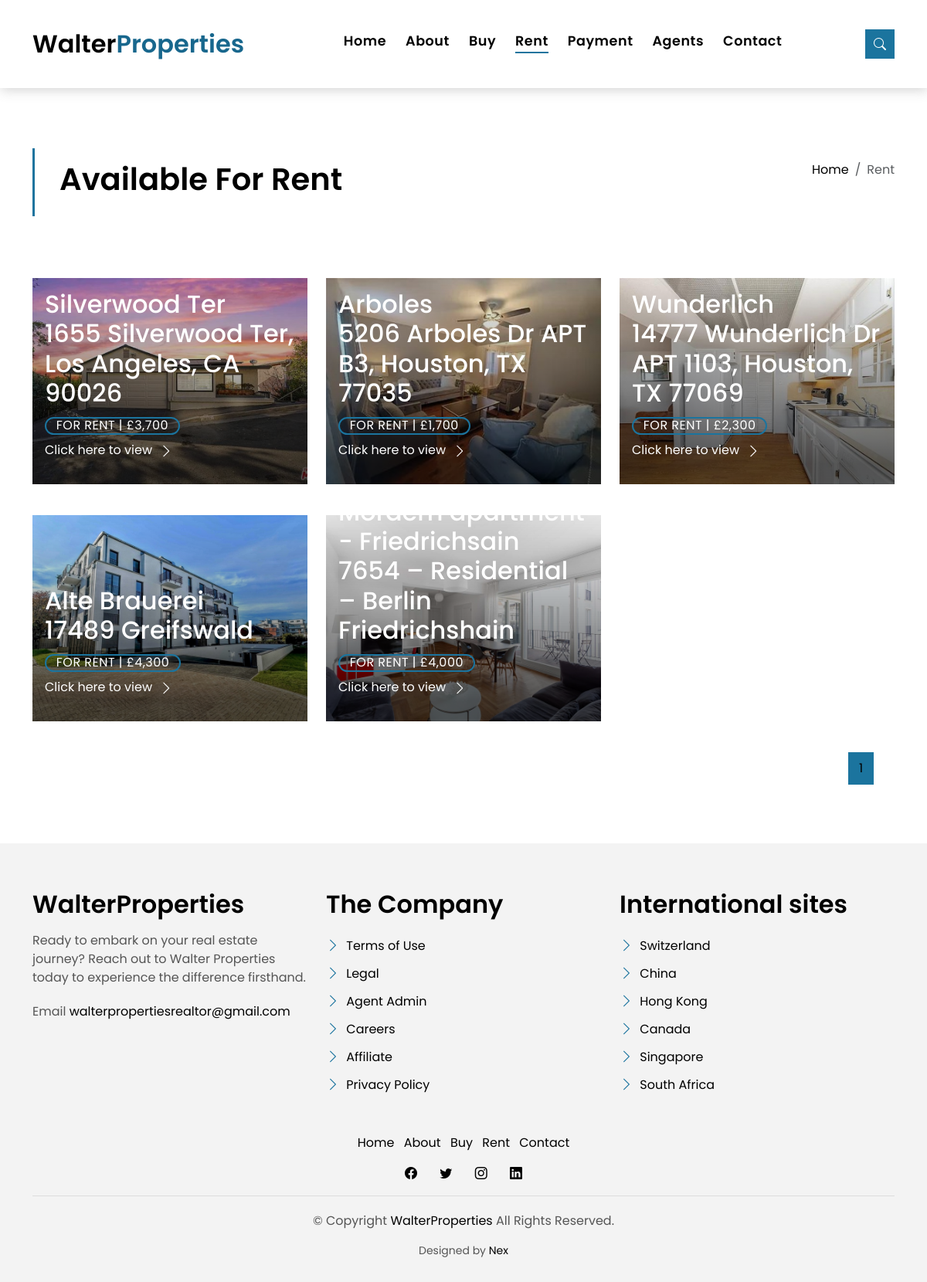
The page /rent on the database as committed earlier.
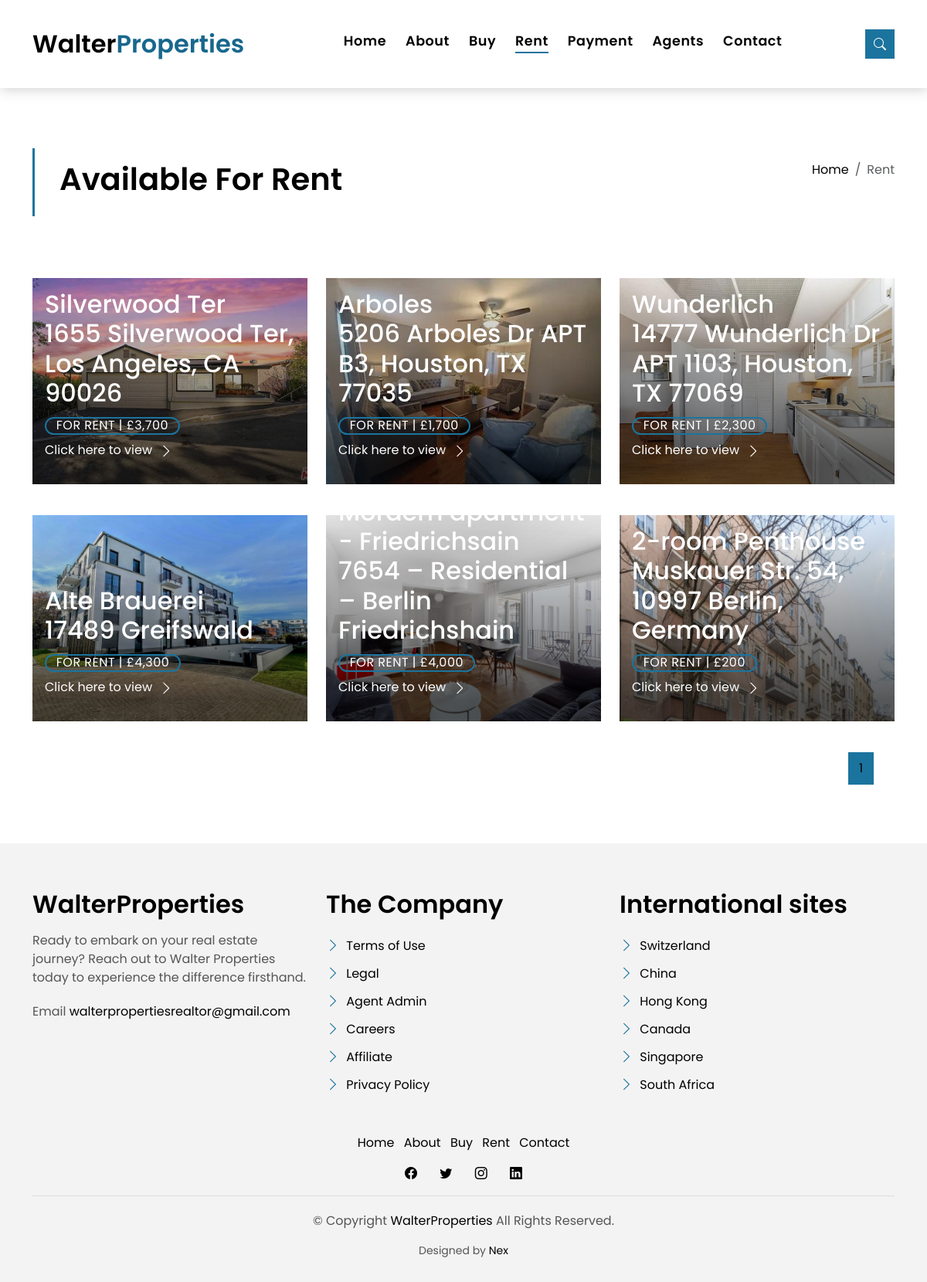
The same page on the database as committed later.
### models.py (models this page shows)
class Property(db.Model):
    id = db.Column(db.Integer, primary_key=True)
    name = db.Column(db.String(100), nullable=False)
    price = db.Column(db.String(10), nullable=False)
    property_description = db.Column(db.Text, nullable=False)
    address = db.Column(db.String(200), nullable=False)
    map_view = db.Column(db.String(200), nullable=False)
    upload_date = db.Column(db.String(200), nullable=False)
    property_status = db.Column(db.String(10), nullable=False)
    area = db.Column(db.Float)
    bathroom = db.Column(db.Integer)
    garage = db.Column(db.Integer)
    property_type = db.Column(db.String(50))
    agent_id = db.Column(db.Integer, db.ForeignKey('agent.id'), nullable=False)
    images = db.relationship('PropertyImage', backref='property', lazy=True, uselist=True, cascade='all, delete-orphan')

### server.py (the view)
@app.route("/rent")
def rent_property():
    properties = Property.query.filter_by(property_status="For Rent").all()
    image_list = []
    page = request.args.get('page', 1, type=int)
    per_page = 9
    start = (page - 1) * per_page
    end = start + per_page
    total_pages = (len(properties) + per_page - 1) // per_page
    property_on_page = properties[start:end]
    for property in property_on_page:
        print(f'Property ID{property.id}')
        images = PropertyImage.query.filter_by(property_id=property.id).all()
        if images:
            image_list.append(images[1])
    image_query = {}
    for element in image_list:
        property_id = element.property_id
        property_image_path = element.image_path.split("static/", 1)[1]
        image_query[property_id] = property_image_path
    return render_template("rent-grid.html", properties=property_on_page, images=image_query, total_pages=total_pages, page=page)

### models.py (called while the page is built)
@login_manager.request_loader
def request_loader(request):
    username = request.form.get('username')
    user = Users.query.filter_by(username=username).first()
    return user if user else None

### templates/rent-grid.html (shortened to what this page needs)
{% extends "base.html" %}
{% block content %}
  <main id="main">
    <section class="intro-single">
      <div class="container">
        <div class="row">
          <div class="col-md-12 col-lg-8">
            <div class="title-single-box">
              <h1 class="title-single">Available For Rent</h1>
            </div>
          </div>
          <div class="col-md-12 col-lg-4">
            <nav aria-label="breadcrumb" class="breadcrumb-box d-flex justify-content-lg-end">
              <ol class="breadcrumb">
                <li class="breadcrumb-item">
                  <a href="{{ url_for('home') }}">Home</a>
                </li>
                <li class="breadcrumb-item active" aria-current="page">
                  Rent
                </li>
              </ol>
            </nav>
          </div>
        </div>
      </div>
    </section>
    <section class="property-grid grid">
      <div class="container">
        {% if properties %}
        <div class="row">
          <div class="col-sm-12">
          </div>
          {% for property in properties %}
          <div class="col-md-4">
            <div class="card-box-a card-shadow">
              <div class="img-box-a">
                <img src="{{ url_for('static', filename=images[property.id]) }}" alt="Property Image" class="img-a img-fluid">
              </div>
              <div class="card-overlay">
                <div class="card-overlay-a-content">
                  <div class="card-header-a">
                    <h2 class="card-title-a">
                      <a href="{{ url_for('view_property', property_id=property.id) }}">{{ property.name }}
                        <br /> {{ property.address }}</a>
                    </h2>
                  </div>
                  <div class="card-body-a">
                    <div class="price-box d-flex">
                      <span class="price-a">For Rent | £{{ property.price }}</span>
                    </div>
                    <a href="{{ url_for('view_property', property_id=property.id) }}" class="link-a">Click here to view
                      <span class="bi bi-chevron-right"></span>
                    </a>
                  </div>
                </div>
              </div>
            </div>
          </div>
          {% endfor %}
          <div class="row">
            <div class="col-sm-12">
              <nav class="pagination-a">
                <ul class="pagination justify-content-end">
                {% set active_page = page %}
                {% for page in range(1, total_pages + 1) %}
                <li class="page-item {% if active_page == page %}active{% endif %}">
                  <a class="page-link" href="{{ url_for('rent_property', page=page) }}">{{ page }}</a>
                </li>
                {% endfor %}
                </ul>
              </nav>
            </div>
          </div>
        </div>
      </section>
      {% else %}
      <h1>No Properties Available</h1>
      {% endif %}
    </main>
  {% endblock %}
  {% set active_page = 'rent_property' %}

### templates/base.html (shortened to what this page needs)
<!DOCTYPE html>
<html lang="en">
<head>
    {% block head %}
    <link rel="stylesheet" href="https://cdnjs.cloudflare.com/ajax/libs/font-awesome/6.5.0/css/all.min.css">
    <link href="{{ url_for('static', filename='assets/vendor/animate.css/animate.min.css') }}" rel="stylesheet">
    <link href="{{ url_for('static', filename='assets/vendor/bootstrap/css/bootstrap.min.css') }}" rel="stylesheet">
    <link href="{{ url_for('static', filename='assets/vendor/bootstrap-icons/bootstrap-icons.css') }}" rel="stylesheet">
    <link href="{{ url_for('static', filename='assets/vendor/swiper/swiper-bundle.min.css') }}" rel="stylesheet">
    <link href="{{ url_for('static', filename='assets/css/style.css') }}" rel="stylesheet">
    <nav class="navbar navbar-default navbar-trans navbar-expand-lg fixed-top">
        <div class="container">
            <a class="navbar-brand text-brand" href="{{ url_for('home') }}">Walter<span
                    class="color-b">Properties</span></a>
            <div class="navbar-collapse collapse justify-content-center" id="navbarDefault">
                <ul class="navbar-nav">
                    <li class="nav-item">
                        <a class="nav-link {% if active_page == 'home' %}active{% endif %}" href="{{ url_for('home') }}">Home</a>
                    </li>
                    <li class="nav-item">
                        <a class="nav-link {% if active_page == 'about' %}active{% endif %}" href="{{ url_for('about') }}">About</a>
                    </li>
                    <li class="nav-item">
                        <a class="nav-link {% if active_page == 'buy_property' %}active{% endif %}" href="{{ url_for('buy_property') }}">Buy</a>
                    </li>
                    <li class="nav-item">
                        <a class="nav-link {% if active_page == 'rent_property' %}active{% endif %}" href="{{ url_for('rent_property') }}">Rent</a>
                    </li>
                    <li class="nav-item">
                        <a class="nav-link {% if active_page == 'make_payment' %}active{% endif %}" href="{{ url_for('make_payment', property_id=0) }}">Payment</a>
                    </li>
                    <li class="nav-item">
                        <a class="nav-link {% if active_page == 'agent' %}active{% endif %}" href="#">Agents</a>
                    </li>
                    <li class="nav-item">
                        <a class="nav-link {% if active_page == 'contact' %}active{% endif %} " href="{{ url_for('contact') }}">Contact</a>
                    </li>
                </ul>
            </div>
            <button type="button" class="btn btn-b-n navbar-toggle-box navbar-toggle-box-collapse"
                data-bs-toggle="collapse" data-bs-target="#navbarTogglerDemo01">
                <i class="bi bi-search"></i>
            </button>
        </div>
    </nav>
    {% endblock %}
</head>
<body>
    {% block content %}{% endblock %}
    {% block footer %}
    <div id="footer">
        <section class="section-footer">
            <div class="container">
                <div class="row">
                    <div class="col-sm-12 col-md-4">
                        <div class="widget-a">
                            <div class="w-header-a">
                                <h3 class="w-title-a text-brand">WalterProperties</h3>
                            </div>
                            <div class="w-body-a">
                                <p class="w-text-a color-text-a">
                                    Ready to embark on your real estate journey? Reach out to Walter Properties today to experience the difference firsthand.
                                </p>
                            </div>
                            <div class="w-footer-a">
                                <ul class="list-unstyled">
                                    <li class="color-a">
                                        <span class="color-text-a">Email</span> walterpropertiesrealtor@gmail.com
                                    </li>
                                </ul>
                            </div>
                        </div>
                    </div>
                    <div class="col-sm-12 col-md-4 section-md-t3">
                        <div class="widget-a">
                            <div class="w-header-a">
                                <h3 class="w-title-a text-brand">The Company</h3>
                            </div>
                            <div class="w-body-a">
                                <div class="w-body-a">
                                    <ul class="list-unstyled">
                                        <li class="item-list-a">
                                            <i class="bi bi-chevron-right"></i> <a href="#">Terms of Use</a>
                                        </li>
                                        <li class="item-list-a">
                                            <i class="bi bi-chevron-right"></i> <a href="#">Legal</a>
                                        </li>
                                        <li class="item-list-a">
                                            <i class="bi bi-chevron-right"></i> <a href="#">Agent Admin</a>
                                        </li>
                                        <li class="item-list-a">
                                            <i class="bi bi-chevron-right"></i> <a href="#">Careers</a>
                                        </li>
                                        <li class="item-list-a">
                                            <i class="bi bi-chevron-right"></i> <a href="#">Affiliate</a>
                                        </li>
                                        <li class="item-list-a">
                                            <i class="bi bi-chevron-right"></i> <a href="#">Privacy Policy</a>
                                        </li>
                                    </ul>
                                </div>
                            </div>
                        </div>
                    </div>
                    <div class="col-sm-12 col-md-4 section-md-t3">
                        <div class="widget-a">
                            <div class="w-header-a">
                                <h3 class="w-title-a text-brand">International sites</h3>
                            </div>
                            <div class="w-body-a">
                                <ul class="list-unstyled">
                                    <li class="item-list-a">
                                        <i class="bi bi-chevron-right"></i> <a href="#">Switzerland</a>
                                    </li>
                                    <li class="item-list-a">
                                        <i class="bi bi-chevron-right"></i> <a href="#">China</a>
                                    </li>
                                    <li class="item-list-a">
                                        <i class="bi bi-chevron-right"></i> <a href="#">Hong Kong</a>
                                    </li>
                                    <li class="item-list-a">
                                        <i class="bi bi-chevron-right"></i> <a href="#">Canada</a>
                                    </li>
                                    <li class="item-list-a">
                                        <i class="bi bi-chevron-right"></i> <a href="#">Singapore</a>
                                    </li>
                                    <li class="item-list-a">
                                        <i class="bi bi-chevron-right"></i> <a href="#">South Africa</a>
                                    </li>
                                </ul>
                            </div>
                        </div>
                    </div>
                </div>
            </div>
        </section>
        <footer>
            <div class="container">
                <div class="row">
                    <div class="col-md-12">
                        <nav class="nav-footer">
                            <ul class="list-inline">
                                <li class="list-inline-item">
                                    <a href="{{ url_for('home') }}">Home</a>
                                </li>
                                <li class="list-inline-item">
                                    <a href="{{ url_for('about') }}">About</a>
                                </li>
                                <li class="list-inline-item">
                                    <a href="{{ url_for('buy_property') }}">Buy</a>
                                </li>
                                <li class="list-inline-item">
                                    <a href="{{ url_for('rent_property') }}">Rent</a>
                                </li>
                                <li class="list-inline-item">
                                    <a href="{{ url_for('contact') }}">Contact</a>
                                </li>
                            </ul>
                        </nav>
                        <div class="socials-a">
                            <ul class="list-inline">
                                <li class="list-inline-item">
                                    <a href="#">
                                        <i class="bi bi-facebook" aria-hidden="true"></i>
                                    </a>
                                </li>
                                <li class="list-inline-item">
                                    <a href="#">
                                        <i class="bi bi-twitter" aria-hidden="true"></i>
                                    </a>
                                </li>
                                <li class="list-inline-item">
                                    <a href="#">
                                        <i class="bi bi-instagram" aria-hidden="true"></i>
                                    </a>
                                </li>
                                <li class="list-inline-item">
                                    <a href="#">
                                        <i class="bi bi-linkedin" aria-hidden="true"></i>
                                    </a>
                                </li>
                            </ul>
                        </div>
                        <div class="copyright-footer">
                            <p class="copyright color-text-a">
                                &copy; Copyright
                                <span class="color-a" >WalterProperties </span> All Rights Reserved.
                            </p>
                        </div>
                        <div class="credits">
                            Designed by <a href="#">Nex</a>
                        </div>
                    </div>
                </div>
            </div>
        </footer>
    </div>
    {% endblock %}
</body>
</html>

Rows that differ between the two databases and show on the page:
added Property: shows a picture, name "2-room Penthouse", address "Muskauer Str. 54, 10997 Berlin, Germany", price "200"
